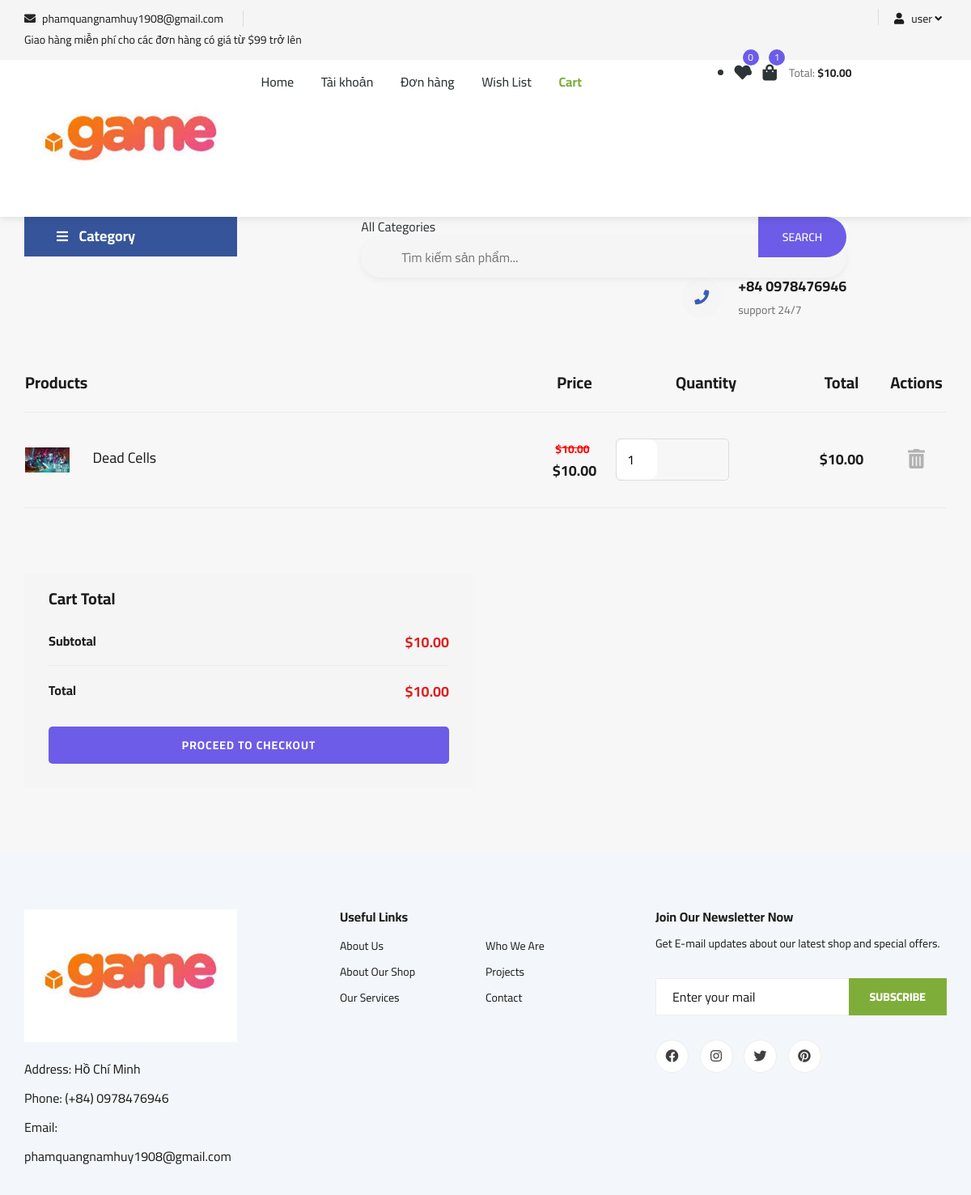
The page /shoping-cart.php (signed in) on the database its author committed.
### tables this page shows
CREATE TABLE `cart` (
  `id` int(11) NOT NULL,
  `user_id` int(11) DEFAULT NULL,
  `product_id` int(11) DEFAULT NULL,
  `number_of_products` int(3) NOT NULL
);

CREATE TABLE `products` (
  `id` int(11) NOT NULL,
  `name` varchar(30) DEFAULT NULL,
  `category_id` int(11) DEFAULT NULL,
  `seller_id` int(11) DEFAULT NULL,
  `price_old` int(11) DEFAULT NULL,
  `price_current` int(11) DEFAULT NULL,
  `description` varchar(2000) DEFAULT NULL,
  `rating` decimal(2,1) DEFAULT NULL,
  `quantity` int(11) DEFAULT NULL,
  `added_to_site` timestamp NOT NULL DEFAULT current_timestamp()
);

### config.php (called while the page is built, shortened)
<?php
class Database
{
    private $conn;
    public function __construct()
    {
        $servername = "localhost";
        $username = "root";
        $password = "";
        $dbname = "marketplace";
        $this->conn = new mysqli($servername, $username, $password, $dbname);
    }
    public function executeQuery($sql)
    {
        $result = $this->conn->query($sql);
        return $result;
    }
    public function getCartItems($user_id)
    {
        $sql = "SELECT
        p.id,
        p.name,
        p.price_current,
        p.price_old,
        c.number_of_products,
        (p.price_current * c.number_of_products) AS total_price
    FROM
        cart c
    JOIN
        products p ON c.product_id = p.id
    WHERE
        c.user_id = ?";
        $stmt = $this->conn->prepare($sql);
        $stmt->bind_param("i", $user_id);
        $stmt->execute();
        $result = $stmt->get_result();
        $cartItems = $result->fetch_all(MYSQLI_ASSOC);
        return $cartItems;
    }
    public function getProductImages($product_id)
    {
        $sql = "SELECT image_url FROM product_images WHERE product_id = $product_id";
        $result = $this->executeQuery($sql)->fetch_all(MYSQLI_ASSOC);
        $imageUrls = array();
        foreach ($result as $row) {
            $imageUrls[] = $row['image_url'];
        }
        return $imageUrls;
    }
}

### check.php (called while the page is built, shortened)
<?php
include './config.php';
$query = new Database();
?>

### shoping-cart.php (the view, shortened to what this page needs)
<?php
include 'check.php';
$cartItems = $query->getCartItems($_SESSION['id']);
?>
<!DOCTYPE html>
<html lang="en">
<head>
    <link rel="stylesheet" href="./src/css/bootstrap.min.css" type="text/css">
    <link rel="stylesheet" href="./src/css/font-awesome.min.css" type="text/css">
    <link rel="stylesheet" href="./src/css/elegant-icons.css" type="text/css">
    <link rel="stylesheet" href="./src/css/nice-select.css" type="text/css">
    <link rel="stylesheet" href="./src/css/jquery-ui.min.css" type="text/css">
    <link rel="stylesheet" href="./src/css/owl.carousel.min.css" type="text/css">
    <link rel="stylesheet" href="./src/css/slicknav.min.css" type="text/css">
    <link rel="stylesheet" href="./src/css/style.css" type="text/css">
    <link rel="stylesheet" href="https://cdnjs.cloudflare.com/ajax/libs/font-awesome/6.0.0-beta3/css/all.min.css">
    <link rel="stylesheet" href="https://cdn.jsdelivr.net/npm/sweetalert2@11/dist/sweetalert2.min.css">
</head>
<body>
    <?php include './includes/header.php'; ?>
    <section class="shoping-cart spad">
        <div class="container">
            <div class="row">
                <div class="col-lg-12">
                    <?php if (!empty($cartItems)) { ?>
                        <div class="shoping__cart__table">
                            <table>
                                <thead>
                                    <tr>
                                        <th class="shoping__product">Products</th>
                                        <th>Price</th>
                                        <th>Quantity</th>
                                        <th>Total</th>
                                        <th>Actions</th>
                                    </tr>
                                </thead>
                                <tbody>
                                    <?php foreach ($cartItems as $item) { ?>
                                        <tr>
                                            <td class="shoping__cart__item">
                                                <img src="./src/images/products/<?php echo $query->getProductImages($item['id'])[0] ?>"
                                                    style="width: 55px;" alt="">
                                                <h5><?php echo $item['name']; ?></h5>
                                            </td>
                                            <td class="shoping__cart__price">
                                                <del>$<?php echo number_format($item['price_old'], 2); ?></del>
                                                $<?php echo number_format($item['price_current'], 2); ?>
                                            </td>
                                            <td class="shoping__cart__quantity">
                                                <div class="quantity">
                                                    <input type="number" value="<?php echo $item['number_of_products']; ?>"
                                                        id="quantity_<?php echo $item['id']; ?>" class="cart-input"
                                                        data-product-id="<?php echo $item['id']; ?>"
                                                        onchange="updateQuantity(<?php echo $item['id']; ?>)">
                                                </div>
                                            </td>
                                            <td class="shoping__cart__total">
                                                $<?php echo number_format($item['total_price'], 2); ?>
                                            </td>
                                            <td class="shoping__cart__item__clo">
                                                <span onclick="removeCartItem(<?php echo $item['id']; ?>)">
                                                    <i class="fas fa-trash-alt"></i>
                                                </span>
                                            </td>
                                        </tr>
                                    <?php } ?>
                                </tbody>
                            </table>
                        </div>
                    <?php } else { ?>
                        <div style="padding: 10vh 0;">
                            <p style="text-align: center; font-size:25px">The cart is still empty.</p>
                        </div>
                    <?php } ?>
                </div>
            </div>
            <div class="row">
                <div class="col-lg-6">
                    <div class="shoping__checkout">
                        <h5>Cart Total</h5>
                        <ul>
                            <li>Subtotal <span>$<?php echo number_format($total_price, 2); ?></span></li>
                            <li>Total <span>$<?php echo number_format($total_price, 2); ?></span></li>
                        </ul>
                        <a href="checkout.php" class="primary-btn">Proceed to Checkout</a>
                    </div>
                </div>
            </div>
        </div>
    </section>
    <?php include './includes/footer.php'; ?>
</body>
</html>

### includes/header.php (shortened to what this page needs)
<?php
$currentPage = basename($_SERVER['PHP_SELF']);
$cartItems = $query->getCartItems($_SESSION['id']);
$total_price = array_reduce($cartItems, function ($total, $item) {
    return $total + $item['total_price'];
}, 0);
function countTable($table)
{
    global $query;
    $userId = $_SESSION['id'];
    $result = $query->executeQuery("SELECT COUNT(*) AS total_elements FROM $table WHERE user_id = $userId");
    $row = $result->fetch_assoc();
    return $row['total_elements'];
}
?>
<header class="header">
    <div class="header__top">
        <div class="container">
            <div class="row">
                <div class="col-lg-6">
                    <div class="header__top__left">
                        <ul>
                            <li><i class="fa fa-envelope"></i> phamquangnamhuy1908@gmail.com </li>
                            <li>Giao hàng miễn phí cho các đơn hàng có giá từ $99 trở lên</li>
                        </ul>
                    </div>
                </div>
                <div class="col-lg-6">
                    <div class="header__top__right">
                        <div class="header__top__right__social">
                            <a href="#"><i class="fa fa-facebook"></i></a>
                            <a href="#"><i class="fa fa-twitter"></i></a>
                            <a href="#"><i class="fa fa-linkedin"></i></a>
                            <a href="#"><i class="fa fa-pinterest-p"></i></a>
                        </div>
                        <div class="header__top__right__auth">
                            <?php if ($_SESSION['loggedin']): ?>
                                <div class="header__top__right__auth__dropdown">
                                    <a href="#"><i class="fa fa-user"></i> <?= htmlspecialchars($_SESSION['name']); ?> <i class="fa fa-angle-down"></i></a>
                                </div>
                            <?php else: ?>
                                <a href="./login/"><i class="fa fa-user"></i>Login</a>
                            <?php endif; ?>
                        </div>
                    </div>
                </div>
            </div>
        </div>
    </div>
    <div class="container">
        <div class="row">
            <div class="col-lg-3">
                <div class="header__logo">
                    <a href="./"><img src="./src/images/LOGO.jpg" alt=""></a>
                </div>
            </div>
            <div class="col-lg-6">
                <nav class="header__menu">
                    <ul>
                        <li>
                            <a href="./" class="<?= ($currentPage == 'index.php') ? 'active' : ''; ?>">Home</a>
                        </li>
                        <?php if ($_SESSION['loggedin']): ?>
                        <li>
                            <a href="./profile.php" class="<?= ($currentPage == 'profile.php') ? 'active' : ''; ?>">Tài khoản</a>
                        </li>
                        <li>
                            <a href="./profile.php#orders" class="<?= ($currentPage == 'profile.php' && isset($_GET['tab']) && $_GET['tab'] == 'orders') ? 'active' : ''; ?>">Đơn hàng</a>
                        </li>
                        <?php endif; ?>
                        <li>
                            <a href="./heart.php" class="<?= ($currentPage == 'heart.php') ? 'active' : ''; ?>">Wish List</a>
                        </li>
                        <li>
                            <a href="./shoping-cart.php" class="<?= ($currentPage == 'shoping-cart.php') ? 'active' : ''; ?>">Cart</a>
                        </li>
                    </ul>
                </nav>
            </div>
            <div class="col-lg-3">
                <div class="header__cart">
                    <ul>
                        <li><a href="./heart.php"><i class="fa fa-heart"></i>
                                <span><?= countTable('wishes'); ?></span></a></li>
                        <li><a href="./shoping-cart.php"><i class="fa fa-shopping-bag"></i>
                                <span><?= countTable('cart'); ?></span></a></li>
                    </ul>
                    <div class="header__cart__price">Total: <span>$<?= number_format($total_price, 2); ?></span>
                    </div>
                </div>
            </div>
        </div>
    </div>
</header>
<section class="hero hero-normal" style="margin-bottom: -50px;">
    <div class="container">
        <div class="row">
            <div class="col-lg-3">
                <div class="hero__categories">
                    <div class="hero__categories__all">
                        <i class="fa fa-bars"></i>
                        <span>Category</span>
                    </div>
                </div>
            </div>
            <div class="col-lg-9">
                <div class="hero__search">
                    <div class="hero__search__form">
                        <form action="search.php" method="GET">
                            <div class="hero__search__categories">
                                All Categories
                            </div>
                            <input type="text" name="query" placeholder="Tìm kiếm sản phẩm..." required>
                            <button type="submit" class="site-btn">SEARCH</button>
                        </form>
                    </div>
                    <div class="hero__search__phone">
                        <div class="hero__search__phone__icon">
                            <i class="fa fa-phone"></i>
                        </div>
                        <div class="hero__search__phone__text">
                            <h5>+84 0978476946</h5>
                            <span>support 24/7</span>
                        </div>
                    </div>
                </div>
            </div>
        </div>
    </div>
</section>
<link rel="stylesheet" href="https://cdnjs.cloudflare.com/ajax/libs/font-awesome/5.15.4/css/all.min.css">

### includes/footer.php
<footer class="footer spad">
    <div class="container">
        <div class="row">
            <div class="col-lg-3 col-md-6 col-sm-6">
                <div class="footer__about">
                    <div class="footer__about__logo">
                        <a href="./"><img src="./src/images/LOGO.jpg" alt=""></a>
                    </div>
                    <ul>
                        <li>Address: Hồ Chí Minh</li>
                        <li>Phone: (+84) 0978476946</li>
                        <li>Email: phamquangnamhuy1908@gmail.com</li>
                    </ul>
                </div>
            </div>
            <div class="col-lg-4 col-md-6 col-sm-6 offset-lg-1">
                <div class="footer__widget">
                    <h6>Useful Links</h6>
                    <ul>
                        <li><a href="#">About Us</a></li>
                        <li><a href="#">About Our Shop</a></li>
                        <li><a href="#">Our Services</a></li>
                    </ul>
                    <ul>
                        <li><a href="#">Who We Are</a></li>
                        <li><a href="#">Projects</a></li>
                        <li><a href="#">Contact</a></li>
                    </ul>
                </div>
            </div>
            <div class="col-lg-4 col-md-12">
                <div class="footer__widget">
                    <h6>Join Our Newsletter Now</h6>
                    <p>Get E-mail updates about our latest shop and special offers.</p>
                    <form action="#">
                        <input type="text" placeholder="Enter your mail">
                        <button type="submit" class="site-btn">Subscribe</button>
                    </form>
                    <link rel="stylesheet"
                        href="https://cdnjs.cloudflare.com/ajax/libs/font-awesome/5.15.4/css/all.min.css">
                    <div class="footer__widget__social">
                        <a href="#"><i class="fab fa-facebook"></i></a>
                        <a href="https://www.instagram.com/iqbolshoh_777/"><i class="fab fa-instagram"></i></a>
                        <a href="https://www.x.com/iqbolshoh_777/"><i class="fab fa-twitter"></i></a>
                        <a href="#"><i class="fab fa-pinterest"></i></a>
                    </div>
                </div>
            </div>
        </div>
    </div>
</footer>

### shoping-cart.php (style rules this page uses)
.shoping__cart__price del { color: red; font-size: 14px; margin-right: 5px; }
.shoping__cart__price { font-size: 16px; font-weight: bold; }
.shoping__cart__item__clo span { font-size: 24px; color: #b2b2b2; cursor: pointer; }
.quantity input { width: 50px; text-align: center; }
.cart-input { width: 50px; padding: 5px; text-align: center; border-radius: 10px; border: 0.5px solid #3085d6; }

### includes/header.php (style rules this page uses)
.hero__categories__all:after { content: ''; display: block; }
ul li a.active { color: #7fad39 !important; font-weight: bold !important; }
.header__top__right__auth__dropdown { position: relative; display: inline-block; }

### rows shown on the page
cart: product.name "Dead Cells", product.price_old "10.00", product.price_current "10.00", number_of_products "1", total_price "10.00"

### other values the page prints
$_SESSION['name'] "user"
countTable('wishes') "0"
countTable('cart') "1"
$total_price "10.00"
